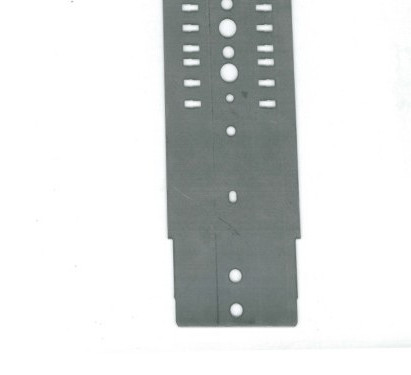
#> input picture Project_3_Image_Stitching/0.REMOTE/1.lower_half.jpg, 411 x 375 px, found by its file name
$ python stitching.py
#> lines starting #> are read from the running program, lines starting #| are printed output that depends on the picture
import cv2
import os
import numpy as np

abspath = os.path.abspath(__file__)
dname = os.path.dirname(abspath)
os.chdir(dname)
project = "REMOTE"
project_folder = dname + '/' + project + '/'

# Load the images
image1 = cv2.imread(project_folder + '1.lower_half.jpg', cv2.IMREAD_GRAYSCALE)
#> image1: shape (375, 411); min 84, max 255, mean 218.9
image2 = cv2.imread(project_folder + '1.upper_half.jpg', cv2.IMREAD_GRAYSCALE)
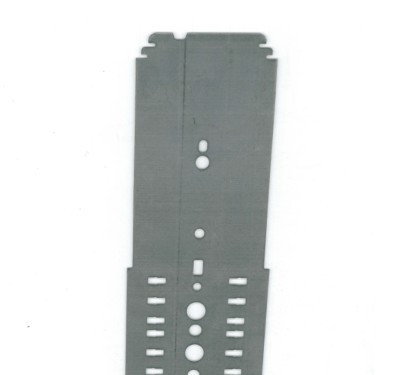
#> input picture Project_3_Image_Stitching/0.REMOTE/1.upper_half.jpg, 409 x 375 px, found by its file name
#> image2: shape (375, 409); min 93, max 255, mean 215.5

# Initialize the SIFT feature detector and extractor
sift = cv2.SIFT_create()

# Detect keypoints and compute descriptors for both images
keypoints1, descriptors1 = sift.detectAndCompute(image1, None)
#> keypoints1 = 167 keypoints; strongest (x, y, size): (236, 310, 7.3), (227, 28, 10.3), (229, 72, 10.4), (235, 275, 7.2)
keypoints2, descriptors2 = sift.detectAndCompute(image2, None)
#> keypoints2 = 155 keypoints; strongest (x, y, size): (194, 352, 10.2), (196, 310, 10.4), (195, 330, 6.5), (202, 162, 7.4)

# # Draw keypoints on the images
# image1_keypoints = cv2.drawKeypoints(image1, keypoints1, None)
# image2_keypoints = cv2.drawKeypoints(image2, keypoints2, None)

# Initialize the feature matcher using brute-force matching
bf = cv2.BFMatcher(cv2.NORM_L2, crossCheck=True)

# Match the descriptors using brute-force matching
matches_bf = bf.match(descriptors1, descriptors2)
#> matches_bf = 68 matches

# Sort the matches by distance (lower is better)
matches_bf = sorted(matches_bf, key=lambda x: x.distance)

# Draw the top N matches
num_matches = 50
image_matches_bf = cv2.drawMatches(image1, keypoints1, image2, keypoints2, matches_bf[:num_matches], None)
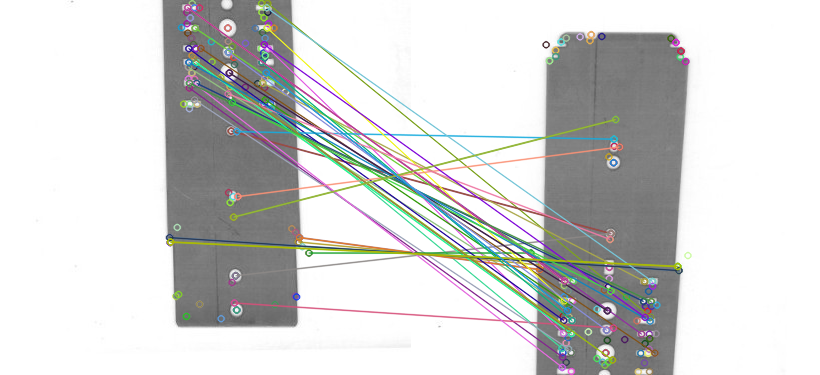
#> image_matches_bf: shape (375, 820, 3); mean of channels 0, 1, 2 210.9, 211.9, 211.2; drawn as B, G, R

# Initialize the feature matcher using FLANN matching
index_params = dict(algorithm=0, trees=5)
search_params = dict(checks=50)
flann = cv2.FlannBasedMatcher(index_params, search_params)

# Match the descriptors using FLANN matching
matches_flann = flann.match(descriptors1, descriptors2)
#> matches_flann = 167 matches

# Sort the matches by distance (lower is better)
matches_flann = sorted(matches_flann, key=lambda x: x.distance)

# Draw the top N matches
image_matches_flann = cv2.drawMatches(image1, keypoints1, image2, keypoints2, matches_flann[:num_matches], None)
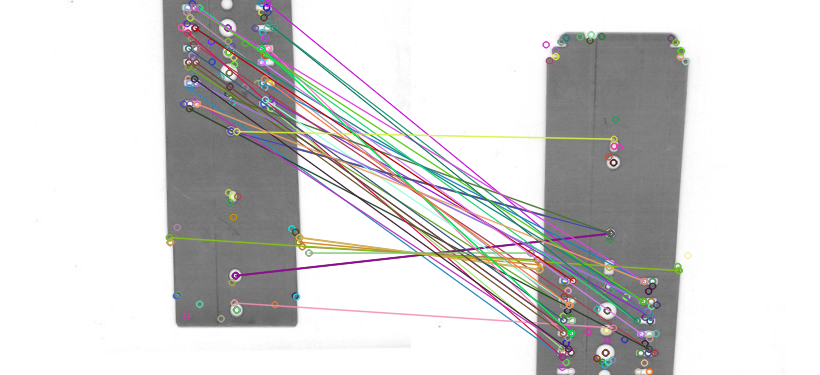
#> image_matches_flann: shape (375, 820, 3); mean of channels 0, 1, 2 210.6, 210.9, 211.6; drawn as B, G, R

# Extract the matched keypoints
src_points = np.float32([keypoints1[m.queryIdx].pt for m in matches_bf]).reshape(-1, 1, 2)
#> src_points = 68 rows, first 8: [187.9, 66.68], [267.1, 2.88], [230.7, 130.6], [188.9, 87.59], [230.7, 130.6], [235.2, 275.2], [270.6, 108.1], [200.5, 47.93]
dst_points = np.float32([keypoints2[m.trainIdx].pt for m in matches_bf]).reshape(-1, 1, 2)
#> dst_points = 68 rows, first 8: [152.2, 305], [239.3, 316.5], [199.2, 233], [151.1, 356.6], [199.2, 233], [199.2, 233], [150.5, 347.9], [243.4, 352.6]

# Estimate the homography matrix using RANSAC
homography, mask = cv2.findHomography(src_points, dst_points, cv2.RANSAC, 5.0)
#> homography = [[-0.96, -0.214, 397.8], [-0.105, -1.27, 373.3], [-0.000299, -0.00141, 1]]; mask = 68 values, max 1 at index 9, min 0 at index 0, mean 0.265

# Print the estimated homography matrix
print("Estimated Homography Matrix:")
print(homography)
#| [[-9.59599564e-01 -2.13807276e-01  3.97818822e+02]
#|  [-1.05267273e-01 -1.26586047e+00  3.73274480e+02]
#|  [-2.98777362e-04 -1.40615417e-03  1.00000000e+00]]


# [6 lines of commented-out code are left out]
